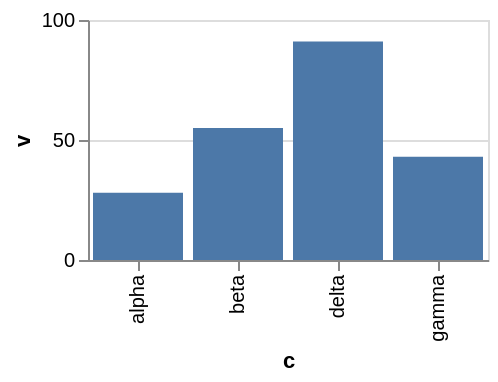

The specification (Vega-Lite) saved for this image:
### Vega-Lite specification from a JSON file in a GitHub repository (floating-point values rounded to 4 significant figures)
{"$schema": "https://vega.github.io/schema/vega-lite/v6.json", "width": 200, "height": 120, "data": {"values": [{"c": "alpha", "v": 28, "w": 3, "t": "2024-01-07"}, {"c": "beta", "v": 55, "w": 7, "t": "2024-03-19"}, {"c": "gamma", "v": 43, "w": 5, "t": "2024-06-02"}, {"c": "delta", "v": 91, "w": 9, "t": "2024-09-11"}]}, "mark": "bar", "encoding": {"x": {"field": "c", "type": "nominal"}, "y": {"field": "v", "type": "quantitative"}}, "config": {"bar": {"padAngle": 0}}}
